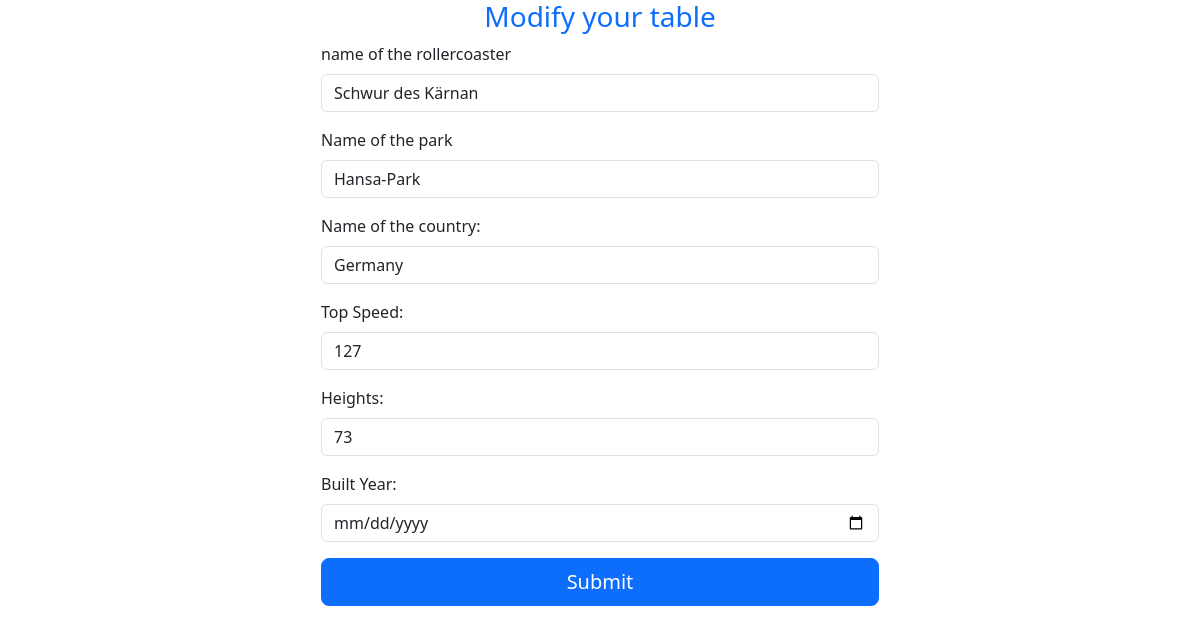
The page /update.php?Id=4 on the database its author committed.
### tables this page shows
create table RollercoasterOfEu (
    Id smallint unsigned not null AUTO_INCREMENT,
    Name_ID varchar(50) not null,
    park varchar(50) not null,
    country varchar(50) not null,
    topspeed tinyint unsigned not null,
    height tinyint unsigned not null,
    built_Year date not null,
    IsActive bit not null default 1,
    Remark varchar(255) null default null,
    CreatedDate datetime(6) not null,
    UpdatedDate datetime(6) not null,
    constraint PK_RollercoassterOfEu_Id primary key clustered(Id)
);

### update.php (the view, shortened to what this page needs)
<?php
$dsn = "mysql:host=$server;
        dbname=$Database_username;
        charset=UTF8";
$pdo = new PDO($dsn, $Database_username, $Database_password);
if (isset($_POST['submit'])) {
    $sql = "UPDATE RollercoasterOfEu AS REC
SET
    REC.Name_ID = :Name_ID,
    REC.park = :park,
    REC.country = :country,
    REC.topspeed = :topspeed,
    REC.height = :height,
    REC.built_year = :built_year
WHERE REC.Id = :Id";
    $statement = $pdo->prepare($sql);
    $statement->bindValue(':Id', $_POST['Id'], PDO::PARAM_INT);
    $statement->bindValue(':Name_ID', $_POST['Name_ID'], PDO::PARAM_STR);
    $statement->bindValue(':park', $_POST['park'], PDO::PARAM_STR);
    $statement->bindValue(':country', $_POST['country'], PDO::PARAM_STR);
    $statement->bindValue(':topspeed', $_POST['topspeed'], PDO::PARAM_INT);
    $statement->bindValue(':height', $_POST['height'], PDO::PARAM_INT);
    $statement->bindValue(':built_year', $_POST['built_year'], PDO::PARAM_STR);
    $statement->execute();
    $display = 'flex';
    header('Refresh:3; url=index.php');
} else {
    $sql = "SELECT   REC.Id
                 ,REC.Name_ID
                 ,REC.park
                 ,REC.country
                 ,REC.topspeed
                 ,REC.height
                 ,REC.built_year
                FROM RollercoasterOfEu AS REC
                WHERE  REC.Id = :Id";
    $statement = $pdo->prepare($sql);
    $statement->bindValue(':Id', $_GET['Id'], PDO::PARAM_INT);
    $statement->execute();
    $result = $statement->fetch(PDO::FETCH_OBJ);
}
?>
<!doctype html>
<html lang="en">
<head>
    <link href="https://cdn.jsdelivr.net/npm/bootstrap@5.3.3/dist/css/bootstrap.min.css" rel="stylesheet"
>
</head>
<body>
    <div class="container ">
        <div class="row">
            <div class="col-3"></div>
            <div class="col-6 text-primary text-center">
                <h3 class="text-center">Modify your table</h3>
            </div>
            <div class="col-3"></div>
        </div>
        <div class="col-6 offset-md-3">
            <form action="update.php" method="POST">
                <div class="mb-3">
                    <label for="nameRoleerCoaster" class="form-label">name of the rollercoaster</label>
                    <input name="Name_ID" type="text" class="form-control" id="nameRoleerCoaster"
                        aria-describedby="rollercoaster" placeholder="Enter the name of the rollercoaster"
                        value="<?= $result->Name_ID ?? ''; ?>">
                </div>
                <div class="mb-3">
                    <label for="nameOfthePark" class="form-label">Name of the park</label>
                    <input name="park" type="text" class="form-control" id="nameOfthePark" aria-describedby="Park"
                        placeholder="Enter the name of the park" value="<?= $result->park ?? ''; ?>">
                </div>
                <div class="mb-3">
                    <label for="nameOftheCountry" class="form-label">Name of the country:</label>
                    <input name="country" type="text" class="form-control" id="nameOftheCountry"
                        aria-describedby="nameOftheCountry" placeholder="Enter the name of the country"
                        value="<?= $result->country ?? ''; ?>">
                </div>
                <div class="mb-3">
                    <label for="topSpeed" class="form-label">Top Speed:</label>
                    <input name="topspeed" type="number" min="0" max="255" class="form-control" id="topSpeed"
                        aria-describedby="topSpeed" placeholder="Enter the Top Speed"
                        value="<?= $result->topspeed ?? ''; ?>">
                </div>
                <div class="mb-3">
                    <label for="heights" class="form-label">Heights:</label>
                    <input name="height" type="number" min="0" max="255" class="form-control" id="heights"
                        aria-describedby="heights" placeholder="Enter the heights"
                        value="<?= $result->height ?? ''; ?>">
                </div>
                <div class="mb-3">
                    <label for="builtYear" class="form-label">Built Year:</label>
                    <input name="built_year" type="date" min="1900" class="form-control"
                        id="builtYear" placeholder="Enter the built year" value="<?= $result->height ?? ''; ?>">
                </div>
                <div class="d-grid gap-2">
                    <button name="submit" type="submit" class="btn btn-primary btn-lg">Submit</button>
                </div>
            </form>
        </div>
    </div>
</body>
</html>

### rows shown on the page
rollercoasterofeu: Name_ID "Schwur des Kärnan", park "Hansa-Park", country "Germany", topspeed "127", height "73"
